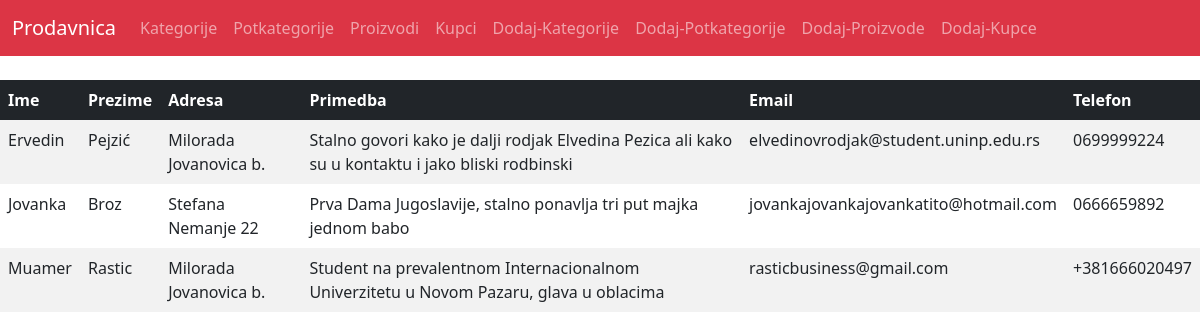
Screenshot of /kupci/ with the database file from the repository.
### shop_cms/models.py (models this page shows, shortened)
class Kupci(models.Model):
    ime = models.CharField(max_length = 200)
    prezime = models.CharField(max_length = 200)
    adresa = models.TextField(max_length = 200)
    primedba = models.TextField(max_length = 1000)
    email = models.EmailField()
    telefon = models.CharField(max_length = 20)
    class Meta:
        verbose_name_plural = 'Kupci'

### shop_cms/views.py (the view)
# urls.py: path('kupci/', views.KupciListView.as_view(), name = 'Kupci'),
class KupciListView(generic.ListView):
    model = Kupci

### shop_cms/templates/shop_cms/kupci_list.html
{% extends 'base.html' %}
{% block sadrzaj %}
<table class = "table table-striped table-borderless">
    <thead class = "table-dark">
        <tr>
            <th scope="col">Ime</th>
            <th scope="col">Prezime</th>
            <th scope="col">Adresa</th>
            <th scope="col">Primedba</th>
            <th scope="col">Email</th>
            <th scope="col">Telefon</th>
        </tr>
    </thead>
<tbody>
{% for stranica in kupci_list %}
<tr>
<td>{{ stranica.ime }}</td>
<td>{{ stranica.prezime }}</td>
<td>{{ stranica.adresa }}</td>
<td>{{ stranica.primedba }}</td>
<td>{{ stranica.email }}</td>
<td>{{ stranica.telefon }}</td>
</tr>
{% endfor %}
</tbody>
</table>
{% endblock %}

### rows the page displays
Kupci: ime "Ervedin", prezime "Pejzić", adresa "Milorada Jovanovica b.", primedba "Stalno govori kako je dalji rodjak Elvedina Pezica ali kako su u kontaktu i jako bliski rodbinski", email "elvedinovrodjak@student.uninp.edu.rs", telefon "0699999224"
Kupci: ime "Jovanka", prezime "Broz", adresa "Stefana Nemanje 22", primedba "Prva Dama Jugoslavije, stalno ponavlja tri put majka jednom babo", email "jovankajovankajovankatito@hotmail.com", telefon "0666659892"
Kupci: ime "Muamer", prezime "Rastic", adresa "Milorada Jovanovica b.", primedba "Student na prevalentnom Internacionalnom Univerzitetu u Novom Pazaru, glava u oblacima", email "rasticbusiness@gmail.com", telefon "+381666020497"
